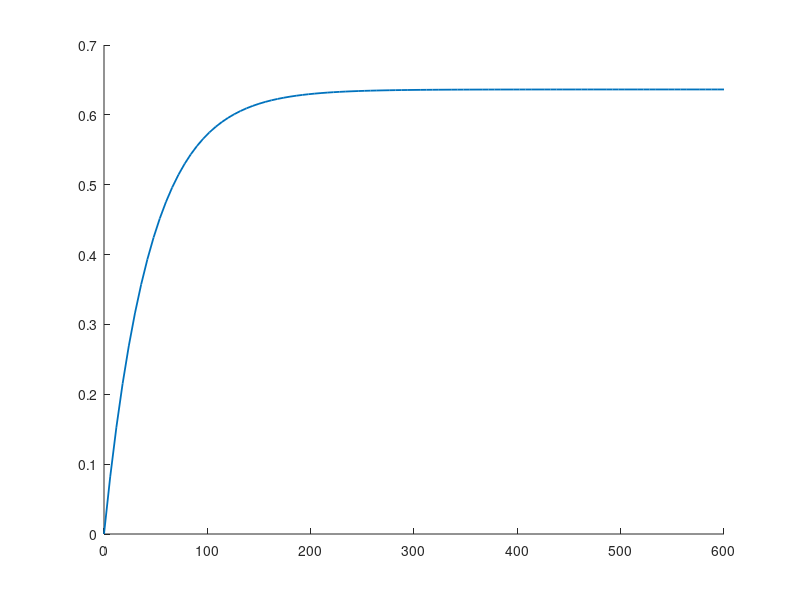

MATLAB code for this plot: (Note: this script raises an error after producing the figure.)
clear; clc; close all; s=tf('s');
G=35/(120*s+1);
KpList=[0.05 0.10 0.20 0.40];
figure('Name','P04 Gain Sweep'); hold on;
for i=1:length(KpList)
    Kp=KpList(i);
    T=feedback(pid(Kp,0,0)*G,1);
    [y,t]=step(T,600);
    plot(t,y,'LineWidth',1.3,'DisplayName',sprintf('Kp=%.2f',Kp));
    info=stepinfo(y,t,1);
    fprintf('Kp=%.2f | rise=%.2f settle=%.2f overshoot=%.2f%% ess=%.4f\n', ...
        Kp,info.RiseTime,info.SettlingTime,info.Overshoot,abs(1-dcgain(T)));
end
yline(1,'--','SP'); grid on; legend('Location','best');
xlabel('Time (s)'); ylabel('Output'); title('Kp sweep');
